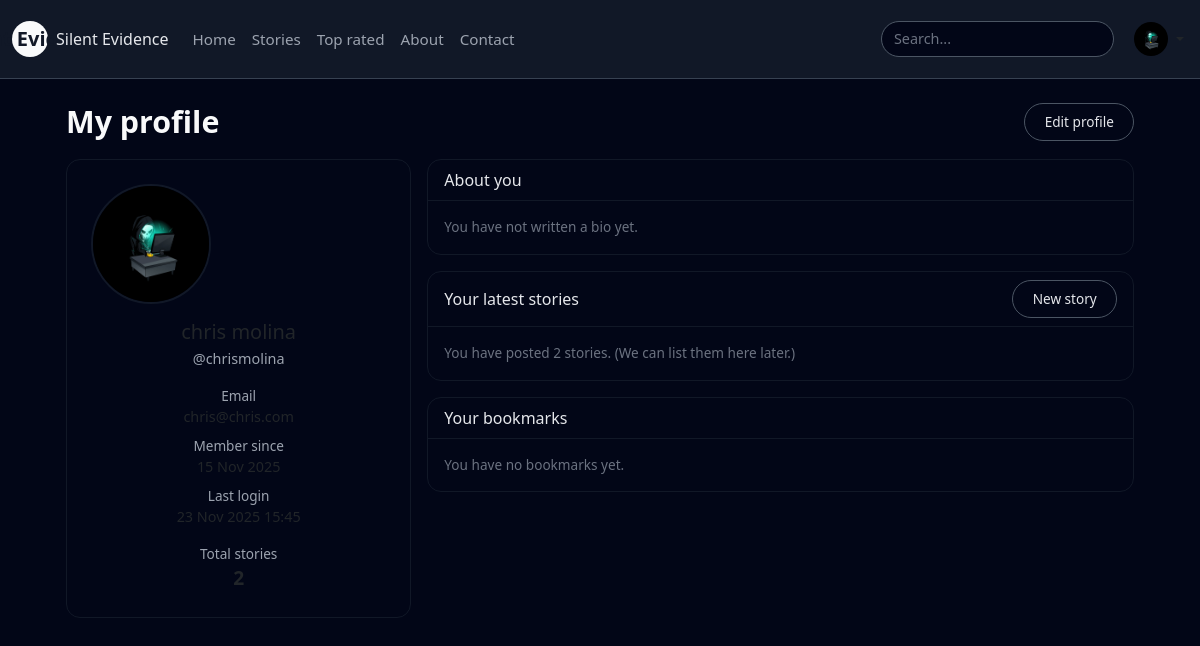
Before: /profile.php (signed in) with the older database file.
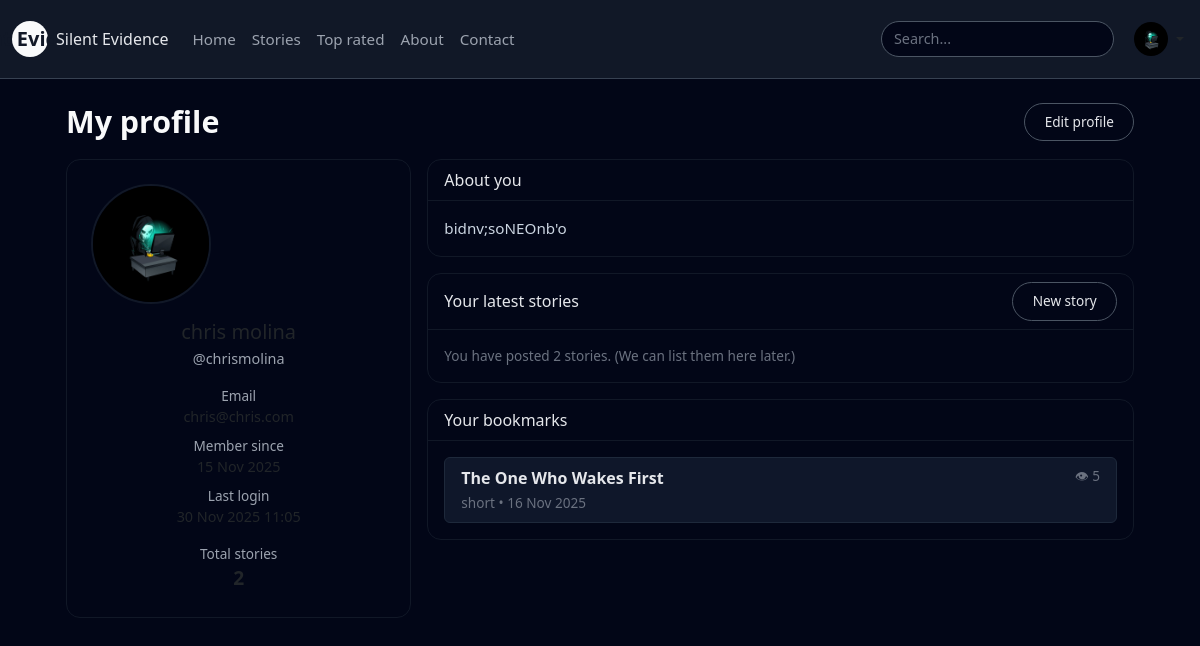
After: the same page with the newer database file.
### tables this page shows
CREATE TABLE `users` (
  `id` int(10) UNSIGNED NOT NULL,
  `username` varchar(50) NOT NULL,
  `email` varchar(190) NOT NULL,
  `password_hash` varchar(255) NOT NULL,
  `display_name` varchar(100) NOT NULL,
  `avatar` varchar(255) DEFAULT NULL,
  `bio` text DEFAULT NULL,
  `role` enum('user','admin') NOT NULL DEFAULT 'user',
  `created_at` datetime NOT NULL DEFAULT current_timestamp(),
  `last_login` datetime DEFAULT NULL
);

CREATE TABLE `stories` (
  `id` int(10) UNSIGNED NOT NULL,
  `user_id` int(10) UNSIGNED NOT NULL,
  `title` varchar(200) NOT NULL,
  `slug` varchar(220) NOT NULL,
  `category` enum('true','paranormal','urban','short','haunted','ghosts','missing','crime','sleep','forest','night','calls','creatures','abandoned','psychological') NOT NULL DEFAULT 'true',
  `content` longtext NOT NULL,
  `image_path` varchar(255) DEFAULT NULL,
  `is_published` tinyint(1) NOT NULL DEFAULT 1,
  `is_featured` tinyint(1) NOT NULL DEFAULT 0,
  `views` int(10) UNSIGNED NOT NULL DEFAULT 0,
  `likes` int(10) UNSIGNED NOT NULL DEFAULT 0,
  `image` varchar(255) DEFAULT NULL,
  `created_at` datetime NOT NULL DEFAULT current_timestamp(),
  `updated_at` datetime NOT NULL DEFAULT current_timestamp() ON UPDATE current_timestamp()
);

### profile.php (the view, shortened to what this page needs)
<?php
require 'include/db.php';
$userId = (int) $_SESSION['user_id'];
$stmt = $pdo->prepare(
  'SELECT id, username, display_name, email, avatar, bio, created_at, last_login
       FROM users
      WHERE id = :id
      LIMIT 1'
);
$stmt->execute([':id' => $userId]);
$user = $stmt->fetch();
$totalStoriesQuery = $pdo->prepare('SELECT COUNT(*) FROM stories WHERE user_id = :id');
$totalStoriesQuery->execute([':id' => $userId]);
$totalStories = (int) $totalStoriesQuery->fetchColumn();
$bookmarksStmt = $pdo->prepare("
    SELECT s.id, s.title, s.category, s.created_at, s.views
    FROM story_bookmarks b
    JOIN stories s ON s.id = b.story_id
    WHERE b.user_id = :uid
    ORDER BY b.created_at DESC
");
$bookmarksStmt->execute([':uid' => $userId]);
$bookmarks = $bookmarksStmt->fetchAll(PDO::FETCH_ASSOC);
?>
<!doctype html>
<html lang="en">
<head>
  <link rel="stylesheet" href="css/style.css">
  <link
    href="https://cdn.jsdelivr.net/npm/bootstrap@5.3.3/dist/css/bootstrap.min.css"
    rel="stylesheet">
</head>
<body>
  <?php include 'include/header.php'; ?>
  <div class="page-wrapper">
    <div class="profile-header d-flex justify-content-between align-items-center">
      <h1>My profile</h1>
      <button
        class="btn btn-outline-silent"
        type="button"
        data-bs-toggle="modal"
        data-bs-target="#editProfileModal">
        Edit profile
      </button>
    </div>
    <div class="row g-3">
      <div class="col-md-4">
        <div class="card card-dark h-100">
          <div class="card-body text-center py-4 px-4">
            <img
              src="<?php echo htmlspecialchars($user['avatar']); ?>"
              alt="Avatar"
              class="avatar-lg mb-3">
            <h2 class="h5 mb-1">
              <?php echo htmlspecialchars($user['display_name'] ?: $user['username']); ?>
            </h2>
            <div class="username-tag mb-3">
              @<?php echo htmlspecialchars($user['username']); ?>
            </div>
            <div class="mb-2">
              <div class="meta-label">Email</div>
              <div class="meta-value">
                <?php echo htmlspecialchars($user['email']); ?>
              </div>
            </div>
            <div class="mb-2">
              <div class="meta-label">Member since</div>
              <div class="meta-value">
                <?php echo date('d M Y', strtotime($user['created_at'])); ?>
              </div>
            </div>
            <div class="mb-3">
              <div class="meta-label">Last login</div>
              <div class="meta-value">
                <?php echo $user['last_login']
                  ? date('d M Y H:i', strtotime($user['last_login']))
                  : 'First time online'; ?>
              </div>
            </div>
            <div class="mt-2">
              <div class="meta-label">Total stories</div>
              <div class="stat-number">
                <?php echo $totalStories; ?>
              </div>
            </div>
          </div>
        </div>
      </div>
      <div class="col-md-8">
        <div class="card card-dark mb-3">
          <div class="card-header bg-transparent">
            About you
          </div>
          <div class="card-body">
            <?php if ($user['bio']): ?>
              <p class="mb-0">
                <?php echo nl2br(htmlspecialchars($user['bio'])); ?>
              </p>
            <?php else: ?>
              <p class="text-muted-small mb-0">
                You have not written a bio yet.
              </p>
            <?php endif; ?>
          </div>
        </div>
        <div class="card card-dark">
          <div class="card-header bg-transparent d-flex justify-content-between align-items-center">
            <span>Your latest stories</span>
            <a href="submit_story.php" class="btn btn-outline-silent btn-sm">
              New story
            </a>
          </div>
          <div class="card-body">
            <?php if ($totalStories === 0): ?>
              <p class="text-muted-small mb-0">
                You have not posted any stories yet.
              </p>
            <?php else: ?>
              <p class="text-muted-small mb-0">
                You have posted <?php echo $totalStories; ?> stories.
                (We can list them here later.)
              </p>
            <?php endif; ?>
          </div>
        </div>
        <div class="card card-dark mt-3">
          <div class="card-header bg-transparent">
            Your bookmarks
          </div>
          <div class="card-body">
            <?php if (!$bookmarks): ?>
              <p class="text-muted-small mb-0">You have no bookmarks yet.</p>
            <?php else: ?>
              <div class="list-group">
                <?php foreach ($bookmarks as $bm): ?>
                  <a href="story.php?id=<?php echo $bm['id']; ?>"
                    class="list-group-item list-group-item-action"
                    style="background:#0f172a;border:1px solid #1e293b;color:#e5e7eb;">
                    <div class="d-flex justify-content-between">
                      <div>
                        <strong><?php echo htmlspecialchars($bm['title']); ?></strong><br>
                        <span class="text-muted-small">
                          <?php echo htmlspecialchars($bm['category']); ?> •
                          <?php echo date('d M Y', strtotime($bm['created_at'])); ?>
                        </span>
                      </div>
                      <span class="text-muted-small">
                        👁 <?php echo (int)$bm['views']; ?>
                      </span>
                    </div>
                  </a>
                <?php endforeach; ?>
              </div>
            <?php endif; ?>
          </div>
        </div>
      </div>
    </div>
  </div>
</body>
</html>

### include/header.php (shortened to what this page needs)
<?php
$isLoggedIn = isset($_SESSION['user_id']);
$userAvatar = $_SESSION['user_avatar'] ?? 'https://i.pravatar.cc/40';
?>
<!DOCTYPE html>
<html lang="en">
<head>
    <link href="https://cdn.jsdelivr.net/npm/bootstrap@5.3.3/dist/css/bootstrap.min.css" rel="stylesheet">
    <link rel="stylesheet" href="css/style.css">
</head>
<body>
    <header class="top-navbar">
        <nav class="navbar navbar-expand-lg navbar-dark bg-transparent py-3">
            <div class="container-fluid">
                <a class="navbar-brand d-flex align-items-center" href="index.php">
                    <span class="brand-icon me-2">Silent Evidence</span>
                    <span class="brand-text">Silent Evidence</span>
                </a>
                <div class="collapse navbar-collapse" id="mainNavbar">
                    <ul class="navbar-nav me-auto mb-2 mb-lg-0">
                        <li class="nav-item">
                            <a class="nav-link <?php echo basename($_SERVER['PHP_SELF']) === 'index.php' ? 'active' : '' ?>" href="index.php">Home</a>
                        </li>
                        <li class="nav-item">
                            <a class="nav-link <?php echo basename($_SERVER['PHP_SELF']) === 'stories.php' ? 'active' : '' ?>" href="stories.php">Stories</a>
                        </li>
                        <li class="nav-item">
                            <a class="nav-link <?php echo basename($_SERVER['PHP_SELF']) === 'top.php' ? 'active' : '' ?>" href="top.php">Top rated</a>
                        </li>
                        <li class="nav-item">
                            <a class="nav-link <?php echo basename($_SERVER['PHP_SELF']) === 'about.php' ? 'active' : '' ?>" href="about.php">About</a>
                        </li>
                        <li class="nav-item">
                            <a class="nav-link <?php echo basename($_SERVER['PHP_SELF']) === 'contact.php' ? 'active' : '' ?>" href="contact.php">Contact</a>
                        </li>
                    </ul>
                    <form class="d-flex me-3 mt-2 mt-lg-0" action="search.php" method="get">
                        <input
                            class="form-control search-input" type="search" name="q" placeholder="Search..." aria-label="Search">
                    </form>
                    <?php if (!$isLoggedIn): ?>
                        <div class="d-flex gap-2 mt-2 mt-lg-0">
                            <a href="login.php" class="btn btn-outline-light btn-sm rounded-pill">Login</a>
                            <a href="signup.php" class="btn btn-warning btn-sm rounded-pill fw-semibold">Sign up</a>
                        </div>
                    <?php else: ?>
                        <div class="dropdown mt-2 mt-lg-0">
                            <button
                                class="btn btn-profile dropdown-toggle d-flex align-items-center"
                                type="button"
                                data-bs-toggle="dropdown"
                                aria-expanded="false">
                                <img
                                    src="<?php echo htmlspecialchars($userAvatar); ?>"
                                    alt="Profile"
                                    class="profile-img me-1">
                            </button>
                        </div>
                    <?php endif; ?>
                </div>
            </div>
        </nav>
    </header>
</body>
</html>

### css/style.css (style rules this page uses)
body { background-color: #020617; color: #cbd5e1; font-family: system-ui, -apple-system, BlinkMacSystemFont, "Segoe UI", sans-serif; margin: 0; padding: 0; }
a { text-decoration: none; }
img { max-width: 100%; height: auto; display: block; }
.page-wrapper { max-width: 900px; margin: 0 auto; padding: 30px 16px 60px; }
h1 { font-weight: 700; font-size: 2rem; color: #f9fafb; }
h2 { font-weight: 600; color: #f9fafb; font-size: 1.4rem; }
p { color: #cbd5e1; font-size: 0.95rem; }
.page-wrapper { max-width: 1100px; margin: 0 auto; padding: 24px 16px 40px; }
.card-dark { background-color: #020617; border: 1px solid #111827; border-radius: 14px; }
.stat-number { font-size: 1.5rem; font-weight: 600; }
.btn-outline-silent { border-color: #374151; color: #e5e7eb; font-size: 0.8rem; }
.page-wrapper { max-width: 900px; margin: 0 auto; padding: 24px 16px 40px; }
.card-dark { background-color: #020617; border-radius: 16px; border: 1px solid #111827; }
.btn-outline-silent { border-color: #4b5563; color: #e5e7eb; border-radius: 999px; font-size: 0.85rem; padding: 0.5rem 1.2rem; }
.form-control { background-color: #1e293b; border-color: #334155; color: #e2e8f0 !important; border-radius: 10px; font-size: 0.9rem; }
.form-control::placeholder { color: #64748b; }
.page-wrapper { max-width: 1000px; margin: 0 auto; padding: 24px 16px 40px; }
.btn-outline-silent { border-color: #4b5563; color: #e5e7eb; font-size: 0.8rem; }
.page-wrapper { padding: 24px; max-width: 1100px; margin: 0 auto; }
.profile-header { margin-bottom: 18px; }
.profile-header h1 { font-size: 1.9rem; font-weight: 700; margin: 0; }
.card-dark .card-header { border-bottom-color: #111827; font-size: 1rem; color: #e5e7eb; }
.avatar-lg { width: 120px; height: 120px; border-radius: 999px; object-fit: cover; border: 2px solid #111827; }
.username-tag { font-size: 0.9rem; color: #9ca3af; }
.meta-label { font-size: 0.85rem; color: #9ca3af; }
.meta-value { font-size: 0.9rem; }
.stat-number { font-size: 1.2rem; font-weight: 600; }
.text-muted-small { font-size: 0.85rem; color: #6b7280; }
.btn-outline-silent { border-color: #4b5563; color: #e5e7eb; font-size: 0.9rem; border-radius: 999px; padding: 6px 16px; }
.form-control { background-color: #111827; border-color: #1f2937; color: #e5e7eb; }
.form-control { background-color: #1e2030; border: 1px solid #333447; color: #ffffff; }
.form-control { background-color: #1e293b; border-color: #334155; color: #ffffff !important; }
.btn-outline-silent { border-color: #4b5563; color: #e5e7eb; font-size: 0.85rem; border-radius: 999px; padding: 6px 14px; }
.form-control::placeholder { color: #6b7280; }
.top-navbar { background-color: #111827; border-bottom: 1px solid #374151; }
.brand-icon { width: 36px; height: 36px; border-radius: 999px; background-color: #f9fafb; color: #111827; display: flex; align-items: center; justify-content: center; font-weight: 700; font-size: 20px; }
.brand-text { font-size: 1rem; color: #e5e7eb; }
.navbar .nav-link { color: #9ca3af; font-size: 0.95rem; }
.search-input { min-width: 220px; border-radius: 999px; background-color: #020617; border: 1px solid #4b5563; color: #e5e7eb; }
.search-input::placeholder { color: #6b7280; }
.btn-profile { padding: 2px 4px; background-color: transparent; border: none; }
.profile-img { width: 34px; height: 34px; border-radius: 999px; object-fit: cover; }

### include/header.php (style rules this page uses)
.top-navbar { background-color: #111827; border-bottom: 1px solid #374151; }
.brand-icon { width: 36px; height: 36px; border-radius: 999px; background-color: #f9fafb; color: #111827; display: flex; align-items: center; justify-content: center; font-weight: 700; font-size: 20px; }
.brand-text { font-size: 1rem; color: #e5e7eb; }
.navbar .nav-link { color: #9ca3af; font-size: 0.95rem; }
.search-input { min-width: 220px; border-radius: 999px; background-color: #020617; border: 1px solid #4b5563; color: #e5e7eb; }
.search-input::placeholder { color: #6b7280; }
.btn-profile { padding: 2px 4px; background-color: transparent; border: none; }
.profile-img { width: 34px; height: 34px; border-radius: 999px; object-fit: cover; }

Changed rows visible on the page:
changed users "chris molina": last_login "23 Nov 2025 15:45" → "30 Nov 2025 11:05"; bio (not shown) → "bidnv;soNEOnb'o"
now on this page (row edited): stories: title "The One Who Wakes First", category "short", created_at "16 Nov 2025", views "5"
Other visible differences:
text no longer shown: "You have not written a bio yet. You have no bookmarks yet."
